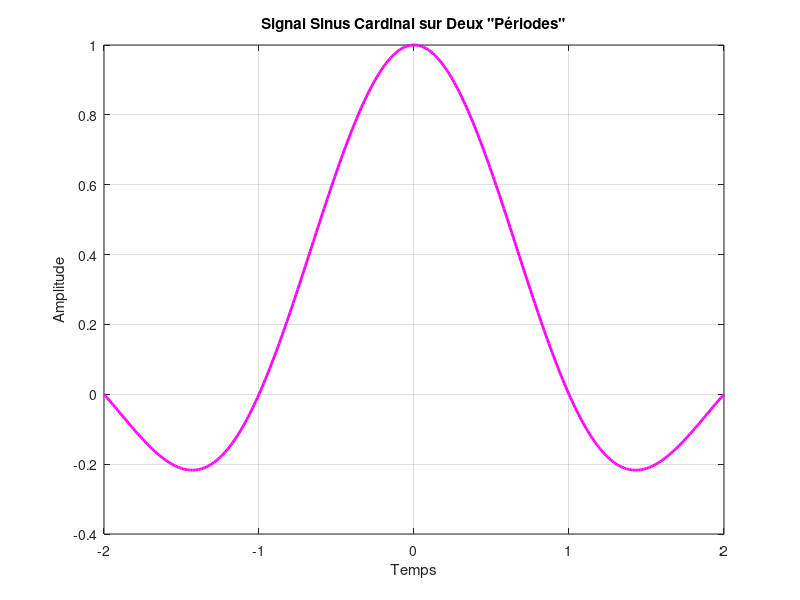

The MATLAB script that drew this image:

t = -2:0.01:2; % Vecteur temps pour deux "périodes" (de -2 à 2)

% Génération du signal sinus cardinal
signal = sinc(t); 


figure(10); % Ouvre la figure 10
plot(t, signal, 'm', 'LineWidth', 2); 
title('Signal Sinus Cardinal sur Deux "Périodes"');
xlabel('Temps');
ylabel('Amplitude');
grid on;
